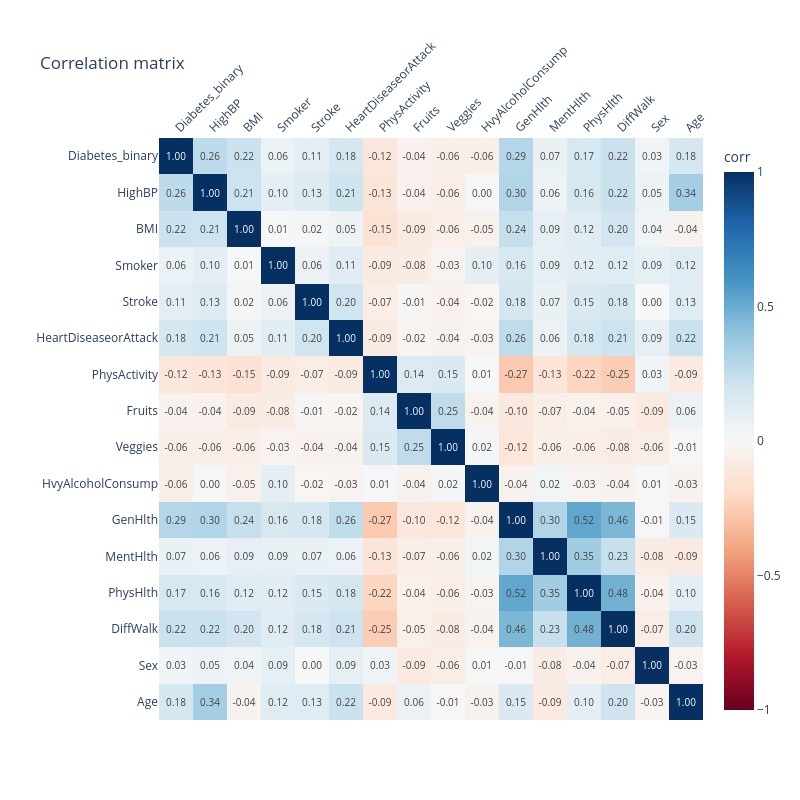

The code cell stored with this chart in its notebook:
### Markdown cell above
The boxplot shows that the median BMI is clearly higher in the diabetes group compared to those without diabetes. However, the extreme outliers (BMI > 60–100) appear in both groups and do not provide meaningful separation between the two. This suggests that such extreme values act more as noise than as signal. In fact, the non diabetes group has higher outliers than the diabetes group, despite the fact that mean is slightly higher in the diabetes group. For a more accurate prediction it may be worthwile to limit BMI to the datapoints within the IQR range.

### Code cell
# Correlation matrix
target = "Diabetes_binary"

corr = df.select_dtypes("number").corr(numeric_only=True)
cols = [target] + [c for c in corr.columns if c != target]
corr = corr.loc[cols, cols]

fig = px.imshow(
    corr,
    text_auto=".2f",
    color_continuous_scale="RdBu",
    zmin=-1, zmax=1,
    aspect="auto",
)
fig.update_layout(
    title="Correlation matrix",
    xaxis_title="", yaxis_title="",
    coloraxis_colorbar_title="corr",
    width=800, height=800,
)
fig.update_xaxes(side="top", tickangle=-45)
fig.show()

### Figure 1 — Plotly figure (JSON) as saved in the notebook; plotly's stock layout.template omitted (floating-point values rounded to 4 significant figures; data arrays with more than 128 entries replaced by an {"elided": "..."} marker saying what was removed)
{"data": [{"coloraxis": "coloraxis", "hovertemplate": "x: %{x}<br>y: %{y}<br>color: %{z}<extra></extra>", "name": "0", "texttemplate": "%{z:.2f}", "type": "heatmap", "x": ["Diabetes_binary", "HighBP", "BMI", "Smoker", "Stroke", "HeartDiseaseorAttack", "PhysActivity", "Fruits", "Veggies", "HvyAlcoholConsump", "GenHlth", "MentHlth", "PhysHlth", "DiffWalk", "Sex", "Age"], "xaxis": "x", "y": ["Diabetes_binary", "HighBP", "BMI", "Smoker", "Stroke", "HeartDiseaseorAttack", "PhysActivity", "Fruits", "Veggies", "HvyAlcoholConsump", "GenHlth", "MentHlth", "PhysHlth", "DiffWalk", "Sex", "Age"], "yaxis": "y", "z": {"elided": "16x16 float values"}}], "layout": {"coloraxis": {"cmax": 1, "cmin": -1, "colorbar": {"title": {"text": "corr"}}, "colorscale": [[0, "rgb(103,0,31)"], [0.1, "rgb(178,24,43)"], [0.2, "rgb(214,96,77)"], [0.3, "rgb(244,165,130)"], [0.4, "rgb(253,219,199)"], [0.5, "rgb(247,247,247)"], [0.6, "rgb(209,229,240)"], [0.7, "rgb(146,197,222)"], [0.8, "rgb(67,147,195)"], [0.9, "rgb(33,102,172)"], [1, "rgb(5,48,97)"]]}, "height": 800, "margin": {"t": 60}, "title": {"text": "Correlation matrix"}, "width": 800, "xaxis": {"anchor": "y", "domain": [0, 1], "side": "top", "tickangle": -45, "title": {"text": ""}}, "yaxis": {"anchor": "x", "autorange": "reversed", "domain": [0, 1], "title": {"text": ""}}}}
